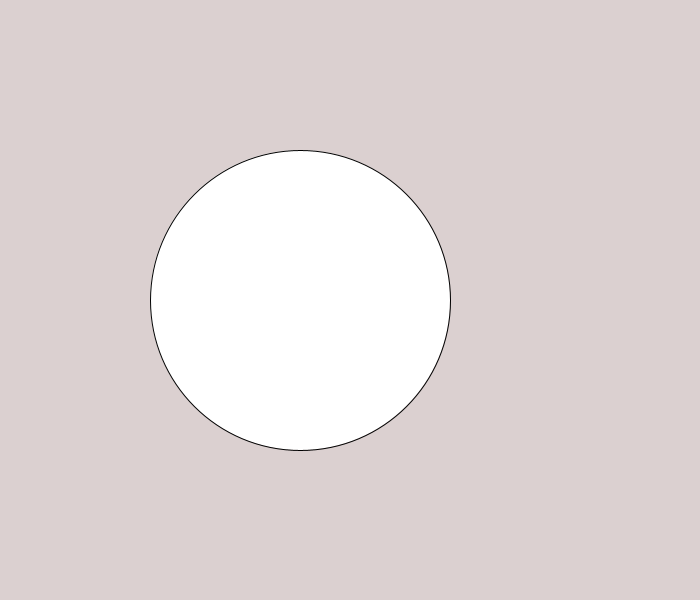
Frame 1 (no input)
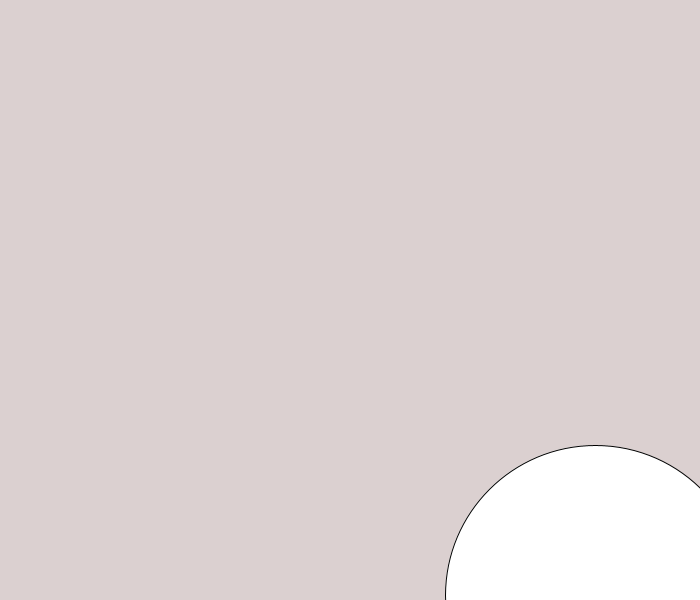
Frame 60 (the mouse pressed at the canvas centre just before this capture)
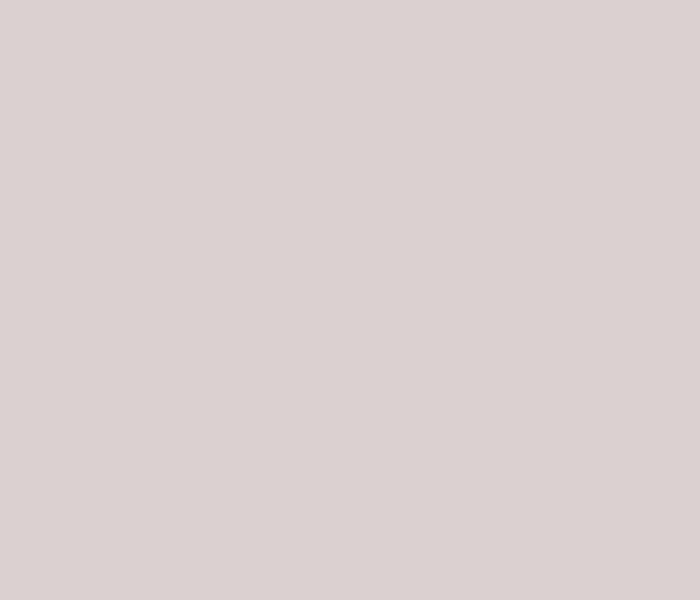
Frame 120 (the mouse held since frame 60 and released just before this capture)

The Processing sketch that drew these frames (run headless with seeded random() and noise(); from frame 60 on, the mouse is pressed at the canvas centre):

// Processing sketch: caught_you_slippin_
// ── caught_you_slippin_.pde
// 1. Create three integer variables to represent the x, y, and the size of the ellipse
int x = 300;
int y = 300;
int size = 50;
    
    
    void setup() {
     // 2. Set the size of your sketch
    size(700,600);
    }
    
    void draw() {
      // 3. Set the background color of your sketch
      background(#DBD0D0);
      // 4. Draw an ellipse. Make sure it fits in the window.
      ellipse(x,y,300,300);
      // Use the variables created at the top of the sketch, 
      
      // for the location and size of your ellipse
        //5. Create an integer variable called distance
      int distance = 1;
      //6. Set the value of the distance variable to the value returned by the getDistance method
      //   Pass the mouse's x and y (mouseX and mouseY) and the x and y of your ellipse to the method.
        if(distance == 1){
         distance++;
         print(distance);
        }
        else {
          distance++;
          print(distance);
        }
      //7.  Use an if statement to check if the distance variable is < the radius of the ellipse
      if(distance < 350) {
      x+=5;
      y+=5;
      }
      
    }
    
    void mousePressed() {
    
      //    If it is, set a new x and y for the ellipse, using a random location on the window
      //    Hint: Use the Processing random() function       
      
    }
    
    int getDistance(int x1, int y1, int x2, int y2) {
      return (int)Math.sqrt(Math.pow((x1-x2),2) + Math.pow((y1-y2),2));
    }
